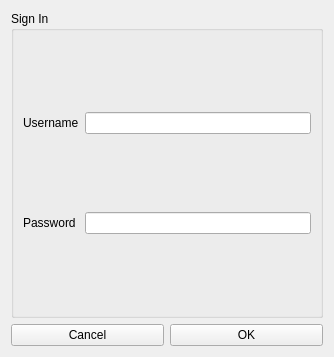
<?xml version="1.0" encoding="UTF-8"?>
<ui version="4.0">
 <class>Form</class>
 <widget class="QWidget" name="Form">
  <property name="geometry">
   <rect>
    <x>0</x>
    <y>0</y>
    <width>334</width>
    <height>357</height>
   </rect>
  </property>
  <property name="windowTitle">
   <string>Form</string>
  </property>
  <layout class="QGridLayout" name="gridLayout">
   <item row="1" column="0">
    <widget class="QPushButton" name="pushButton">
     <property name="text">
      <string>Cancel</string>
     </property>
    </widget>
   </item>
   <item row="1" column="1">
    <widget class="QPushButton" name="pushButton_2">
     <property name="text">
      <string>OK</string>
     </property>
    </widget>
   </item>
   <item row="0" column="0" colspan="2">
    <widget class="QGroupBox" name="groupBox">
     <property name="title">
      <string>Sign In</string>
     </property>
     <layout class="QGridLayout" name="gridLayout_2">
      <item row="0" column="0">
       <widget class="QLabel" name="label">
        <property name="text">
         <string>Username</string>
        </property>
       </widget>
      </item>
      <item row="0" column="1">
       <widget class="QLineEdit" name="lineEdit"/>
      </item>
      <item row="1" column="0">
       <widget class="QLabel" name="label_2">
        <property name="text">
         <string>Password</string>
        </property>
       </widget>
      </item>
      <item row="1" column="1">
       <widget class="QLineEdit" name="lineEdit_2">
        <property name="inputMethodHints">
         <set>Qt::ImhHiddenText</set>
        </property>
       </widget>
      </item>
     </layout>
    </widget>
   </item>
  </layout>
 </widget>
 <resources/>
 <connections/>
</ui>
